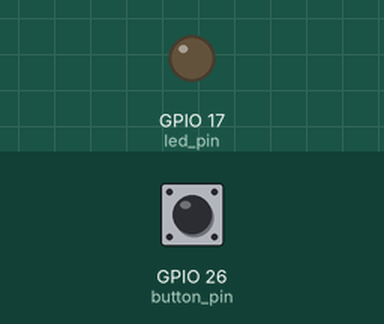
A program run on a simulated Raspberry Pi (BCM pin numbers). On the bench: output pins drawn as LEDs (lit = HIGH). Inputs (shaded band) come from the test bench; at power-on: GPIO 26 (button_pin) LOW.

Above: at 1.2 s.
1.3 s: GPIO 26 (button_pin) pulled HIGH for 0.15 s
At 1.37 s:
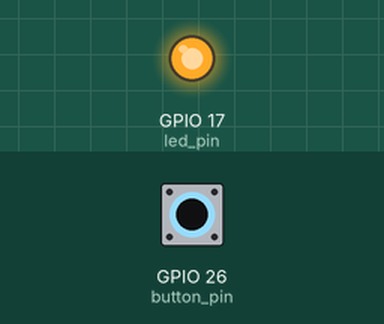
2.9 s: GPIO 26 (button_pin) pulled HIGH for 3.2 s
At 6.9 s:
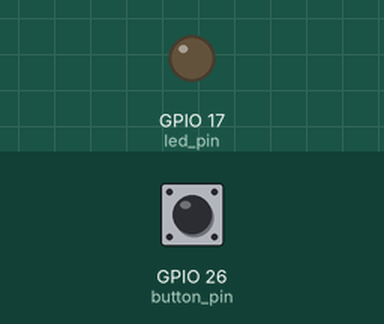
Timing chart, 0 to 8.4 s (numbered marks = the images above; inputs shaded):
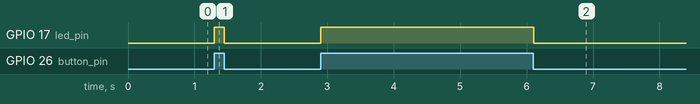

Measured:
- after the input at 1.3 s, GPIO 17 (led_pin): LOW → HIGH at once, → LOW 0.15 s later
- after the input at 2.9 s, GPIO 17 (led_pin): LOW → HIGH at once, → LOW 3.2 s later

The program:

Taking_button_input_and_output_via_Raspberry_pie_GPIO.py
```python
import RPi.GPIO as gpio
import time

button_pin = 26
led_pin = 17

gpio.setmode(gpio.BCM)
gpio.setup(button_pin, gpio.IN)
gpio.setup(led_pin, gpio.OUT)

while True:
    time.sleep(0.01)
    if gpio.input(button_pin):
        gpio.output(led_pin, gpio.HIGH)
    else:
        gpio.output(led_pin, gpio.LOW)


gpio.cleanup()
```
